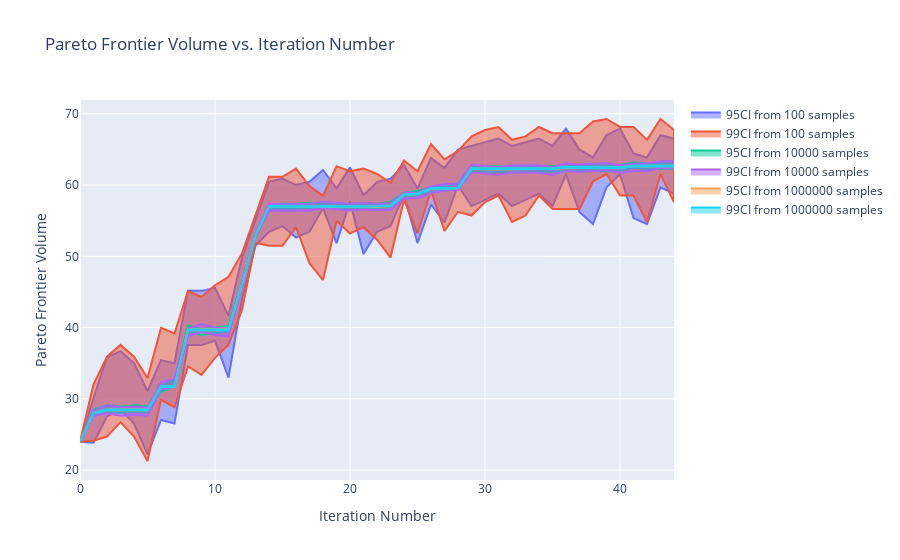

Here is the notebook cell this chart was saved with:
### Code cell
import plotly.graph_objs as go

fig = go.Figure()

for num_samples in (100, 10000, 1000000):
    for alpha in (0.05, 0.01):
        lower_bounds = []
        upper_bounds = []
        iterations = []
        for i, pareto_frontier in enumerate(pareto_frontiers_over_time[1:]):
            volume_estimator = pareto_frontier.approximate_pareto_volume(num_samples=num_samples)
            lower_bound, upper_bound = volume_estimator.get_two_sided_confidence_interval_on_pareto_volume(alpha=alpha)
            iterations.append(i)
            lower_bounds.append(lower_bound)
            upper_bounds.append(upper_bound)

        fig.add_trace(go.Scatter(
            x=iterations + iterations[::-1],
            y=upper_bounds + lower_bounds[::-1],
            fill='toself',
            name=f'{(1-alpha)*100:.0f}CI from {num_samples} samples'
        ))

fig.update_layout(
    title='Pareto Frontier Volume vs. Iteration Number',
    xaxis_title="Iteration Number",
    yaxis_title='Pareto Frontier Volume',
    showlegend=True
)
fig.show()
